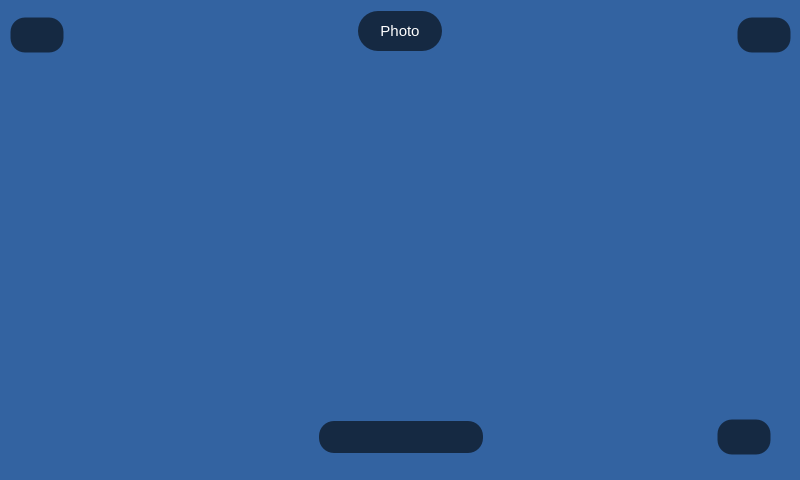
<?xml version="1.0" encoding="UTF-8"?>
<ui version="4.0">
 <class>VideoRecord</class>
 <widget class="QWidget" name="VideoRecord">
  <property name="geometry">
   <rect>
    <x>0</x>
    <y>0</y>
    <width>800</width>
    <height>480</height>
   </rect>
  </property>
  <property name="windowTitle">
   <string>Form</string>
  </property>
  <property name="styleSheet">
   <string notr="true">background-color: rgb(0, 0, 0)</string>
  </property>
  <widget class="QFrame" name="frame">
   <property name="geometry">
    <rect>
     <x>0</x>
     <y>404</y>
     <width>801</width>
     <height>76</height>
    </rect>
   </property>
   <property name="styleSheet">
    <string notr="true">background-color: rgba(0, 0, 0, 0);</string>
   </property>
   <property name="frameShape">
    <enum>QFrame::NoFrame</enum>
   </property>
   <property name="frameShadow">
    <enum>QFrame::Raised</enum>
   </property>
   <layout class="QHBoxLayout" name="horizontalLayout_2" stretch="0,0,0">
    <property name="topMargin">
     <number>0</number>
    </property>
    <property name="bottomMargin">
     <number>9</number>
    </property>
    <item>
     <widget class="QFrame" name="leftVoidBtnFrame">
      <property name="styleSheet">
       <string notr="true">background-color: rgba(0, 0, 0, 0);</string>
      </property>
      <property name="frameShape">
       <enum>QFrame::StyledPanel</enum>
      </property>
      <property name="frameShadow">
       <enum>QFrame::Raised</enum>
      </property>
     </widget>
    </item>
    <item>
     <widget class="QFrame" name="btnFrame">
      <property name="sizePolicy">
       <sizepolicy hsizetype="Maximum" vsizetype="Fixed">
        <horstretch>0</horstretch>
        <verstretch>0</verstretch>
       </sizepolicy>
      </property>
      <property name="styleSheet">
       <string notr="true">background-color: rgba(0, 0, 0, 150);
border-radius: 15px 15px 0px 0px;</string>
      </property>
      <property name="frameShape">
       <enum>QFrame::StyledPanel</enum>
      </property>
      <property name="frameShadow">
       <enum>QFrame::Raised</enum>
      </property>
      <layout class="QHBoxLayout" name="horizontalLayout">
       <item>
        <widget class="QPushButton" name="recordBtn">
         <property name="styleSheet">
          <string notr="true">background-color: rgba(0, 0, 0, 0);</string>
         </property>
         <property name="text">
          <string/>
         </property>
         <property name="icon">
          <iconset resource="resources.qrc">
           <normaloff>:/images/icons/control_record.png</normaloff>:/images/icons/control_record.png</iconset>
         </property>
         <property name="iconSize">
          <size>
           <width>32</width>
           <height>32</height>
          </size>
         </property>
         <property name="flat">
          <bool>true</bool>
         </property>
        </widget>
       </item>
       <item>
        <widget class="QPushButton" name="captureStillBtn">
         <property name="styleSheet">
          <string notr="true">background-color: rgba(191, 64, 64, 0);</string>
         </property>
         <property name="text">
          <string/>
         </property>
         <property name="icon">
          <iconset resource="resources.qrc">
           <normaloff>:/images/icons/camera.png</normaloff>:/images/icons/camera.png</iconset>
         </property>
         <property name="iconSize">
          <size>
           <width>32</width>
           <height>32</height>
          </size>
         </property>
        </widget>
       </item>
       <item>
        <widget class="QPushButton" name="pauseBtn">
         <property name="styleSheet">
          <string notr="true">background-color: rgba(0, 0, 0, 0);</string>
         </property>
         <property name="text">
          <string/>
         </property>
         <property name="icon">
          <iconset resource="resources.qrc">
           <normaloff>:/images/icons/control_pause.png</normaloff>:/images/icons/control_pause.png</iconset>
         </property>
         <property name="iconSize">
          <size>
           <width>32</width>
           <height>32</height>
          </size>
         </property>
         <property name="flat">
          <bool>true</bool>
         </property>
        </widget>
       </item>
       <item>
        <widget class="QPushButton" name="stopBtn">
         <property name="styleSheet">
          <string notr="true">background-color: rgba(0, 0, 0, 0);</string>
         </property>
         <property name="text">
          <string/>
         </property>
         <property name="icon">
          <iconset resource="resources.qrc">
           <normaloff>:/images/icons/control_stop.png</normaloff>:/images/icons/control_stop.png</iconset>
         </property>
         <property name="iconSize">
          <size>
           <width>32</width>
           <height>32</height>
          </size>
         </property>
         <property name="flat">
          <bool>true</bool>
         </property>
        </widget>
       </item>
      </layout>
     </widget>
    </item>
    <item>
     <widget class="QFrame" name="rightVoidBtnFrame">
      <property name="styleSheet">
       <string notr="true">background-color: rgba(0, 0, 0, 0);</string>
      </property>
      <property name="frameShape">
       <enum>QFrame::StyledPanel</enum>
      </property>
      <property name="frameShadow">
       <enum>QFrame::Raised</enum>
      </property>
      <layout class="QHBoxLayout" name="horizontalLayout_4" stretch="0,0,0">
       <property name="topMargin">
        <number>9</number>
       </property>
       <property name="rightMargin">
        <number>20</number>
       </property>
       <property name="bottomMargin">
        <number>9</number>
       </property>
       <item>
        <widget class="QFrame" name="frame_3">
         <property name="frameShape">
          <enum>QFrame::StyledPanel</enum>
         </property>
         <property name="frameShadow">
          <enum>QFrame::Raised</enum>
         </property>
        </widget>
       </item>
       <item>
        <widget class="QFrame" name="frame_4">
         <property name="frameShape">
          <enum>QFrame::StyledPanel</enum>
         </property>
         <property name="frameShadow">
          <enum>QFrame::Raised</enum>
         </property>
        </widget>
       </item>
       <item>
        <widget class="QPushButton" name="mediaBtn">
         <property name="sizePolicy">
          <sizepolicy hsizetype="Maximum" vsizetype="Maximum">
           <horstretch>0</horstretch>
           <verstretch>0</verstretch>
          </sizepolicy>
         </property>
         <property name="styleSheet">
          <string notr="true">background-color: rgba(0, 0, 0, 150);
 border-style: solid;
 border-width:1px;
 border-radius:15px;
padding:10px  10px;
</string>
         </property>
         <property name="text">
          <string/>
         </property>
         <property name="icon">
          <iconset resource="resources.qrc">
           <normaloff>:/images/icons/media_folder.png</normaloff>:/images/icons/media_folder.png</iconset>
         </property>
         <property name="iconSize">
          <size>
           <width>32</width>
           <height>32</height>
          </size>
         </property>
         <property name="flat">
          <bool>true</bool>
         </property>
        </widget>
       </item>
      </layout>
     </widget>
    </item>
   </layout>
  </widget>
  <widget class="QFrame" name="frame_2">
   <property name="geometry">
    <rect>
     <x>0</x>
     <y>0</y>
     <width>801</width>
     <height>70</height>
    </rect>
   </property>
   <property name="styleSheet">
    <string notr="true">background-color: rgba(0, 0, 0, 0);</string>
   </property>
   <property name="frameShape">
    <enum>QFrame::StyledPanel</enum>
   </property>
   <property name="frameShadow">
    <enum>QFrame::Raised</enum>
   </property>
   <layout class="QHBoxLayout" name="horizontalLayout_3">
    <item>
     <widget class="QPushButton" name="closeAppBtn">
      <property name="sizePolicy">
       <sizepolicy hsizetype="Fixed" vsizetype="Fixed">
        <horstretch>0</horstretch>
        <verstretch>0</verstretch>
       </sizepolicy>
      </property>
      <property name="styleSheet">
       <string notr="true">background-color: rgba(0, 0, 0, 150);
 border-style: solid;
 border-width:1px;
 border-radius:15px;
padding:10px  10px;</string>
      </property>
      <property name="icon">
       <iconset resource="resources.qrc">
        <normaloff>:/images/icons/close.png</normaloff>:/images/icons/close.png</iconset>
      </property>
      <property name="iconSize">
       <size>
        <width>40</width>
        <height>40</height>
       </size>
      </property>
      <property name="flat">
       <bool>true</bool>
      </property>
     </widget>
    </item>
    <item>
     <widget class="QFrame" name="leftVoidOptFrame">
      <property name="frameShape">
       <enum>QFrame::StyledPanel</enum>
      </property>
      <property name="frameShadow">
       <enum>QFrame::Raised</enum>
      </property>
     </widget>
    </item>
    <item>
     <widget class="QFrame" name="frame_5">
      <property name="frameShape">
       <enum>QFrame::StyledPanel</enum>
      </property>
      <property name="frameShadow">
       <enum>QFrame::Raised</enum>
      </property>
      <layout class="QHBoxLayout" name="horizontalLayout_5">
       <property name="topMargin">
        <number>0</number>
       </property>
       <property name="bottomMargin">
        <number>8</number>
       </property>
       <item>
        <widget class="QPushButton" name="stillVideoModeBtn">
         <property name="sizePolicy">
          <sizepolicy hsizetype="Fixed" vsizetype="Minimum">
           <horstretch>0</horstretch>
           <verstretch>0</verstretch>
          </sizepolicy>
         </property>
         <property name="styleSheet">
          <string notr="true">font-family: Ubuntu;
color:#ffffff;
font-size:15px;
padding:10px 22px;
background-color: rgba(0, 0, 0, 150);
border-radius: 20px;</string>
         </property>
         <property name="text">
          <string>Photo</string>
         </property>
         <property name="iconSize">
          <size>
           <width>40</width>
           <height>40</height>
          </size>
         </property>
        </widget>
       </item>
      </layout>
     </widget>
    </item>
    <item>
     <widget class="QFrame" name="rightVoidOptFrame">
      <property name="frameShape">
       <enum>QFrame::StyledPanel</enum>
      </property>
      <property name="frameShadow">
       <enum>QFrame::Raised</enum>
      </property>
     </widget>
    </item>
    <item>
     <widget class="QPushButton" name="settingsBtn">
      <property name="sizePolicy">
       <sizepolicy hsizetype="Fixed" vsizetype="Fixed">
        <horstretch>0</horstretch>
        <verstretch>0</verstretch>
       </sizepolicy>
      </property>
      <property name="styleSheet">
       <string notr="true">background-color: rgba(0, 0, 0, 150);
 border-style: solid;
 border-width:1px;
 border-radius:15px;
padding:10px  10px;</string>
      </property>
      <property name="icon">
       <iconset resource="resources.qrc">
        <normaloff>:/images/icons/settings.png</normaloff>:/images/icons/settings.png</iconset>
      </property>
      <property name="iconSize">
       <size>
        <width>40</width>
        <height>40</height>
       </size>
      </property>
      <property name="flat">
       <bool>true</bool>
      </property>
     </widget>
    </item>
   </layout>
  </widget>
  <widget class="QLabel" name="vidWidCam1Label">
   <property name="geometry">
    <rect>
     <x>0</x>
     <y>0</y>
     <width>800</width>
     <height>480</height>
    </rect>
   </property>
   <property name="styleSheet">
    <string notr="true">background-color: rgba(52, 101, 164,250);</string>
   </property>
   <property name="text">
    <string/>
   </property>
  </widget>
  <zorder>vidWidCam1Label</zorder>
  <zorder>frame</zorder>
  <zorder>frame_2</zorder>
 </widget>
 <resources>
  <include location="resources.qrc"/>
 </resources>
 <connections/>
</ui>
